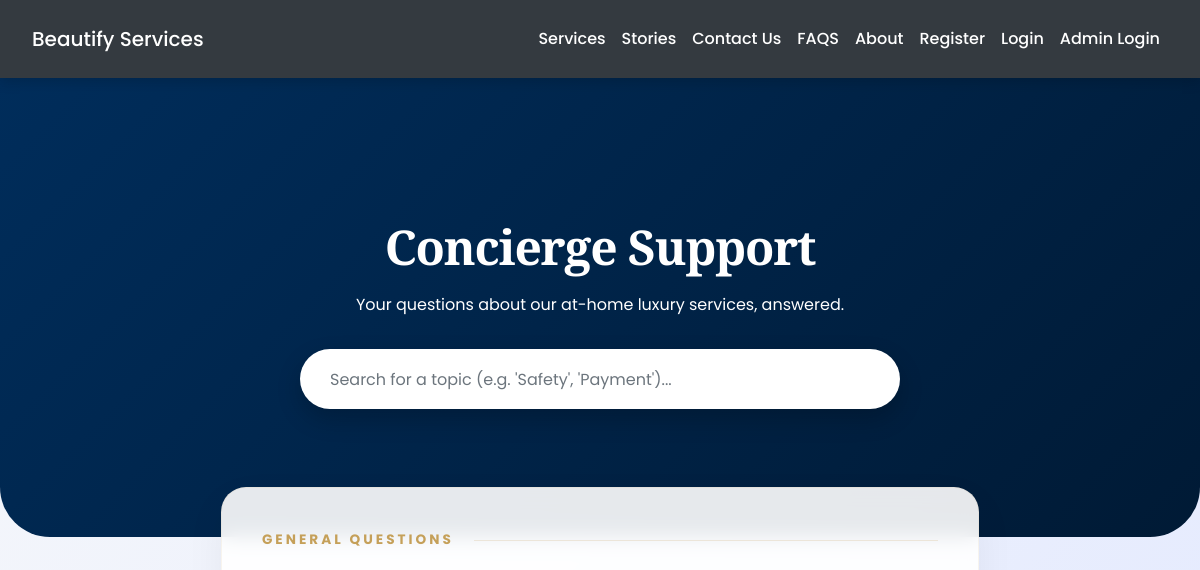
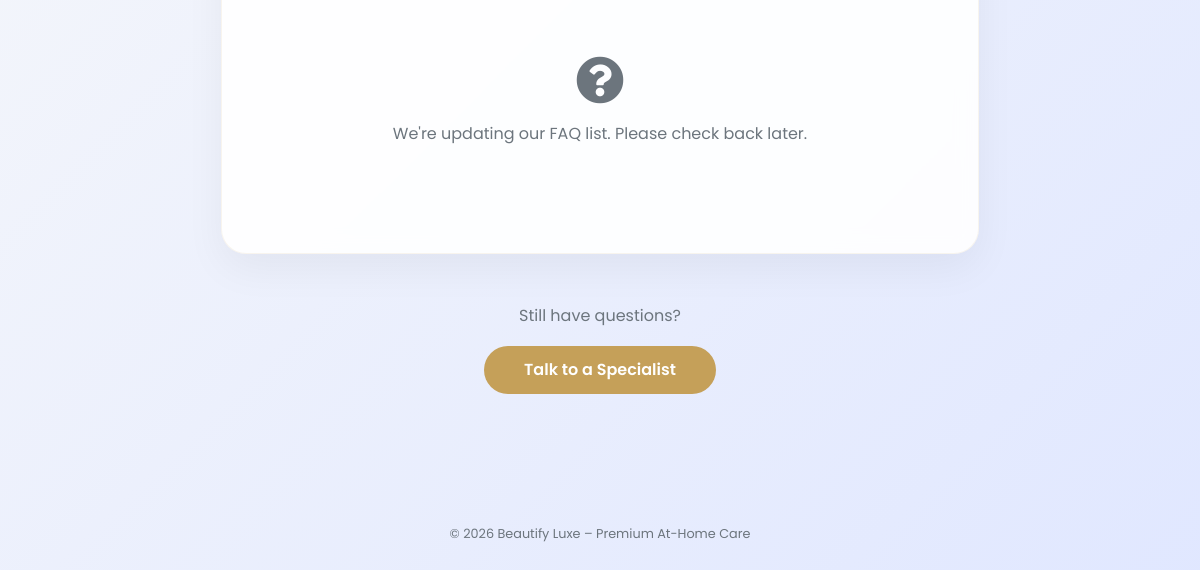
Before: /faqs.php with the older database file (2 pictures, top to bottom).
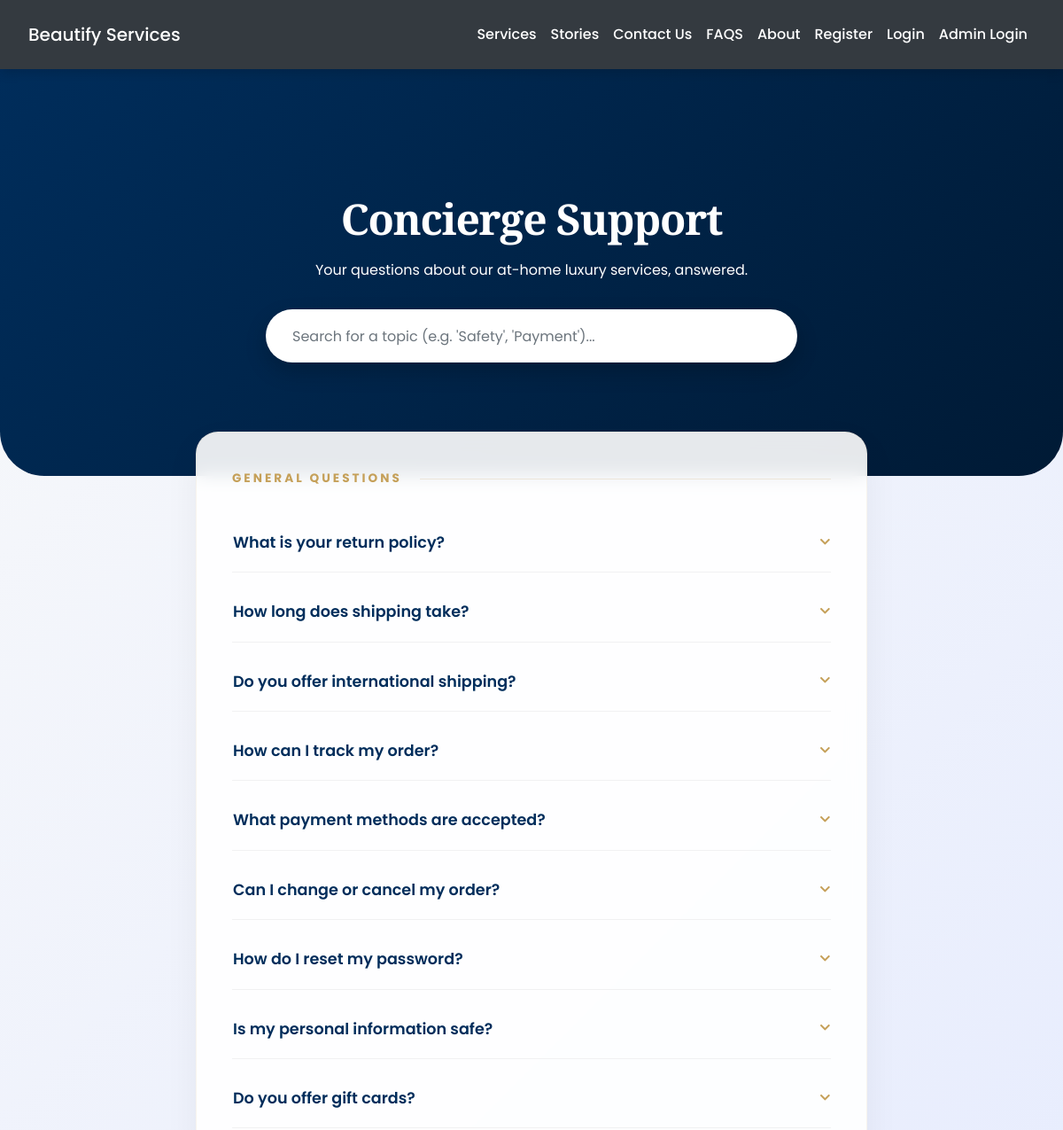
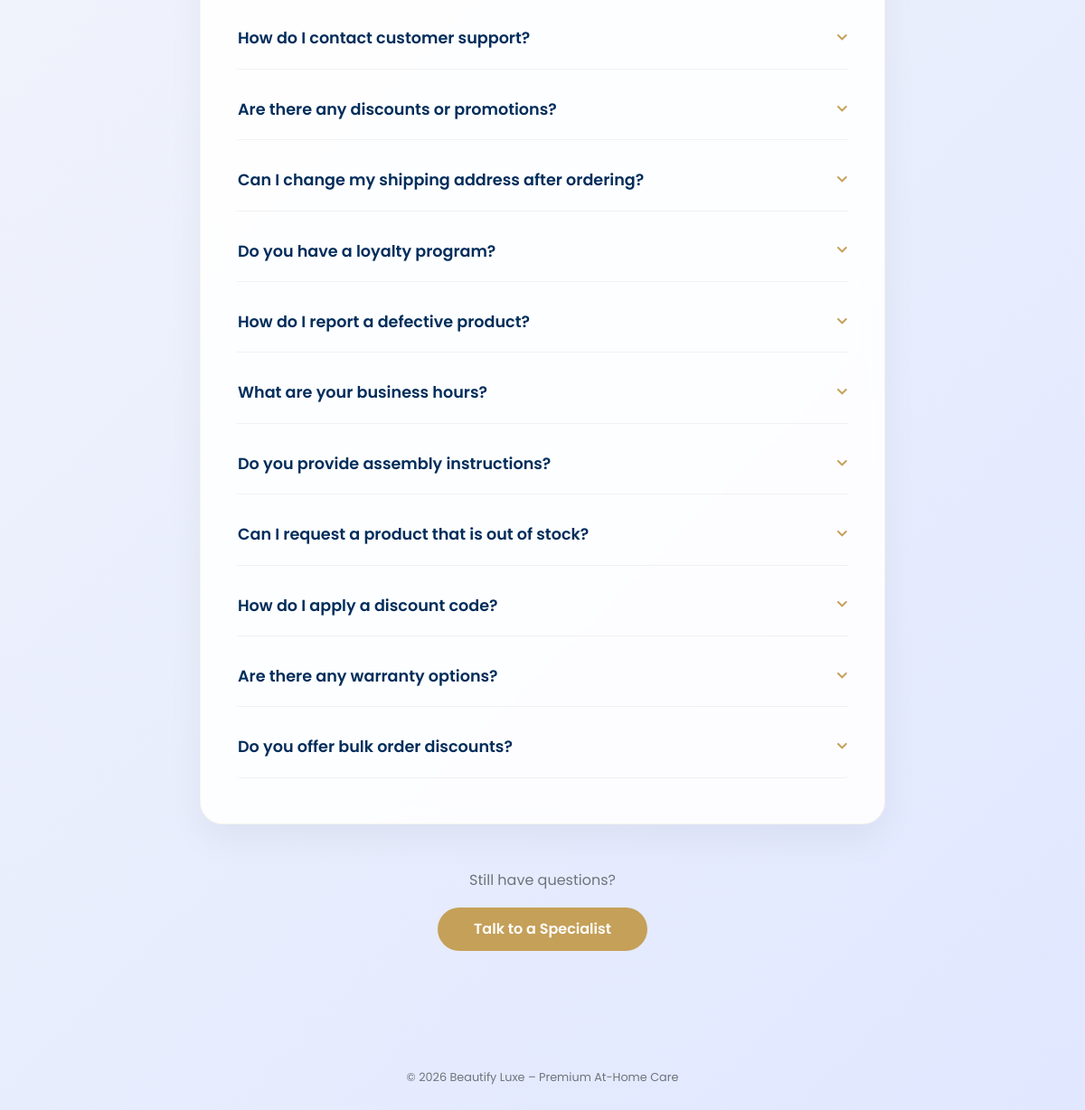
After: the same page with the newer database file (2 pictures, top to bottom).
### tables this page shows
CREATE TABLE `faqs` (
  `faq_id` int(11) NOT NULL,
  `question` varchar(255) NOT NULL,
  `answer` text DEFAULT NULL,
  `created_at` timestamp NOT NULL DEFAULT current_timestamp()
);

### faqs.php (the view, shortened to what this page needs)
<?php
include('config.php');
$sql = "SELECT * FROM faqs ORDER BY created_at DESC";
$result = $conn->query($sql);
?>
<!DOCTYPE html>
<html lang="en">
<head>
    <link rel="stylesheet" href="https://maxcdn.bootstrapcdn.com/bootstrap/4.5.2/css/bootstrap.min.css">
    <link rel="stylesheet" href="https://cdnjs.cloudflare.com/ajax/libs/font-awesome/5.15.4/css/all.min.css">
    <link rel="stylesheet" href="./css/style.css">
</head>
<body>
<?php include('navbar.php'); ?>
<header class="faq-header">
    <div class="container">
        <h1 class="text-white">Concierge Support</h1>
        <p class="opacity-75">Your questions about our at-home luxury services, answered.</p>
        <div class="search-box">
            <input type="text" id="faqSearch" class="form-control" placeholder="Search for a topic (e.g. 'Safety', 'Payment')...">
        </div>
    </div>
</header>
<div class="container faq-container">
    <div class="row justify-content-center">
        <div class="col-md-10 col-lg-8">
            <div class="faq-card">
                <div class="faq-category-title">General Questions</div>
                <div class="accordion" id="dynamicFaq">
                    <?php
                    if ($result && $result->num_rows > 0):
                        while($row = $result->fetch_assoc()):
                            $collapseId = "collapse" . $row['faq_id'];
                            $headingId = "heading" . $row['faq_id'];
                    ?>
                        <div class="card faq-item">
                            <div class="card-header" id="<?php echo $headingId; ?>">
                                <button class="btn btn-link collapsed" type="button" data-toggle="collapse" data-target="#<?php echo $collapseId; ?>">
                                    <?php echo htmlspecialchars($row['question']); ?>
                                    <i class="fas fa-chevron-down"></i>
                                </button>
                            </div>
                        </div>
                    <?php
                        endwhile;
                    else:
                    ?>
                        <div class="text-center py-5">
                            <i class="fas fa-question-circle fa-3x mb-3 text-muted"></i>
                            <p class="text-muted">We're updating our FAQ list. Please check back later.</p>
                        </div>
                    <?php endif; ?>
                </div>
            </div>
            <div class="text-center mt-5">
                <p class="text-muted">Still have questions?</p>
                <a href="contact_us.php" class="btn contact-support-btn">Talk to a Specialist</a>
            </div>
        </div>
    </div>
</div>
<footer class="py-5 text-center text-muted small">
    <p>© <?php echo date("Y"); ?> Beautify Luxe – Premium At-Home Care</p>
</footer>
</body>
</html>

Changed rows visible on the page:
added faqs: question "What is your return policy?"
added faqs: question "How long does shipping take?"
added faqs: question "Do you offer international shipping?"
added faqs: question "How can I track my order?"
added faqs: question "What payment methods are accepted?"
added faqs: question "Can I change or cancel my order?"
added faqs: question "How do I reset my password?"
added faqs: question "Is my personal information safe?"
added faqs: question "Do you offer gift cards?"
added faqs: question "How do I contact customer support?"
added faqs: question "Are there any discounts or promotions?"
added faqs: question "Can I change my shipping address after ordering?"
added faqs: question "Do you have a loyalty program?"
added faqs: question "How do I report a defective product?"
added faqs: question "What are your business hours?"
added faqs: question "Do you provide assembly instructions?"
added faqs: question "Can I request a product that is out of stock?"
added faqs: question "How do I apply a discount code?"
added faqs: question "Are there any warranty options?"
added faqs: question "Do you offer bulk order discounts?"
Other visible differences:
text no longer shown: "We're updating our FAQ list. Please check back later."
